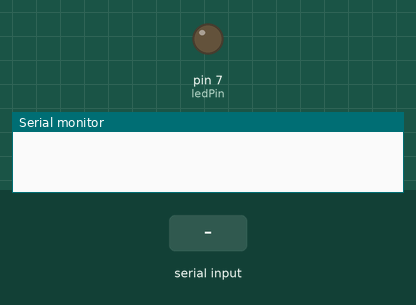
The sketch below on a simulated Arduino Uno, built with avr-gcc and run on an emulated ATmega328P. Shown: output pins drawn as LEDs (lit = HIGH), the last lines printed to the serial monitor. Inputs (shaded band) come from the test bench.

Above: at 1.2 s.
1.3 s: "1" received over Serial
At 2.5 s:
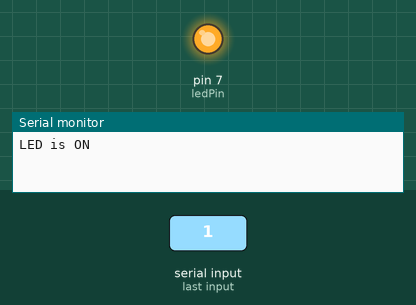
2.8 s: "0" received over Serial
At 3.7 s:
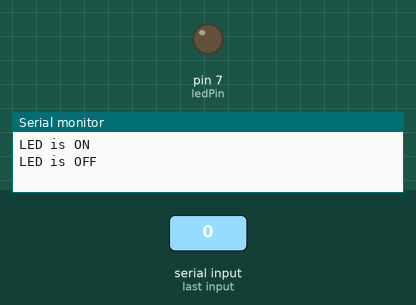
Timing chart, 0 to 5.8 s (numbered marks = the images above; inputs shaded):
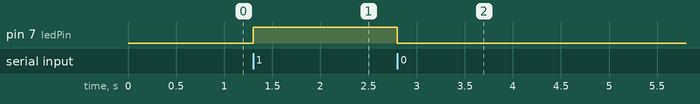

The sketch:

arduinocode.ino
```cpp
int ledPin=7;
char receivedChar;
void setup() {
  // put your setup code here, to run once:
  Serial.begin(9600);
  pinMode(ledPin,OUTPUT);
}

void loop() {
 if (Serial.available() > 0) {
    receivedChar = Serial.read();
    if (receivedChar == '1') {
      digitalWrite(ledPin, HIGH);
      Serial.println("LED is ON");
    } else if (receivedChar == '0') {
      digitalWrite(ledPin, LOW);
      Serial.println("LED is OFF");
    }
  }
}
```

Measured:
- after the input at 1.3 s, pin 7 (ledPin): LOW → HIGH at once
- after the input at 2.8 s, pin 7 (ledPin): HIGH → LOW at once
